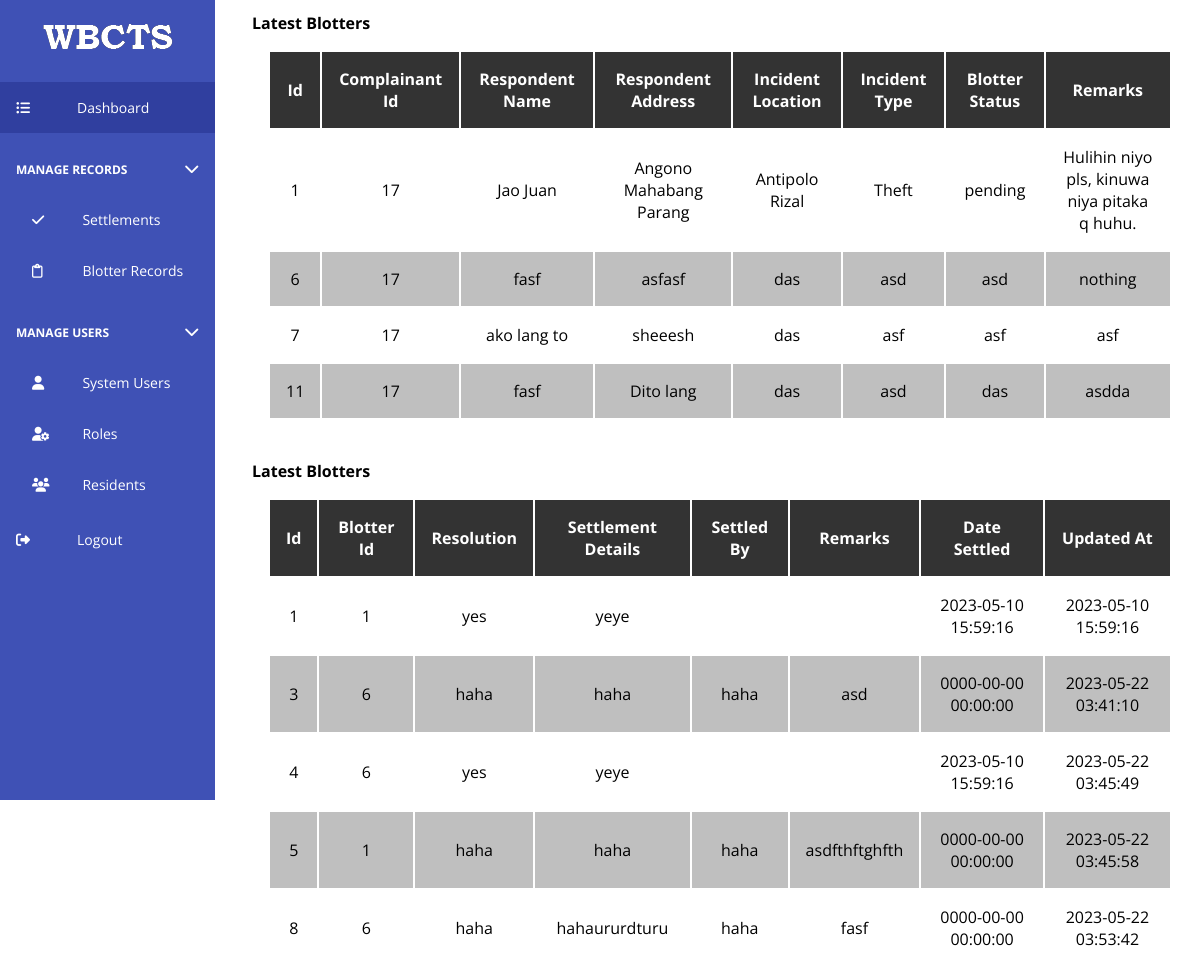
Screenshot of /admin/dashboard (signed in) with the database file from the repository.
### tables this page shows
CREATE TABLE `blotter_records` (
  `id` int(11) NOT NULL,
  `complainant_id` int(11) NOT NULL,
  `respondent_name` varchar(255) NOT NULL,
  `respondent_address` varchar(255) NOT NULL,
  `incident_location` varchar(255) NOT NULL,
  `incident_details` longtext NOT NULL,
  `incident_type` varchar(255) NOT NULL,
  `blotter_status` varchar(255) DEFAULT 'pending',
  `investigating_officer` varchar(255) DEFAULT NULL,
  `remarks` varchar(255) NOT NULL,
  `created_at` datetime NOT NULL DEFAULT current_timestamp(),
  `updated_at` datetime NOT NULL DEFAULT current_timestamp()
);

CREATE TABLE `settlements` (
  `id` int(11) NOT NULL,
  `blotter_id` int(11) NOT NULL,
  `resolution` varchar(255) NOT NULL,
  `settlement_details` longtext NOT NULL,
  `settled_by` varchar(255) NOT NULL,
  `remarks` varchar(255) NOT NULL,
  `date_settled` datetime NOT NULL DEFAULT current_timestamp(),
  `updated_at` datetime NOT NULL DEFAULT current_timestamp()
);

### admin/components/Table.php (the view, shortened to what this page needs)
<?php
class Table
{
    private $tbl, $header, $content, $id, $styles, $attributes, $columns,
        $hasActions, $tblName, $columnTypes, $columnAttributes, $updateAction, $addAction;
    public function __construct($tbl)
    {
        $this->tbl = $tbl;
        $this->columnTypes = [];
    }
    public function build_header()
    {
        $header = "";
        $keys = array_keys($this->tbl[0]);
        foreach ($keys as $index => $th) {
            $newTh = str_replace("_", " ", $th);
            $dataType = isset($this->columnTypes[$index]) ? $this->columnTypes[$index] : 'input';
            $attributes = isset($this->columnAttributes[$index]) ? $this->columnAttributes[$index] : '';
            $header .= "<th data-type='$dataType' col-name='$th' $attributes>$newTh</th>";
        }
    }
    public function build_rows()
    {
        $rows = "";
        foreach ($this->tbl as $key => $row) {
            $rows .= "<tr>";
            $id = 0;
            $count = 0;
            foreach ($row as $subKey => $subRow) {
                $attributes = isset($this->columnAttributes[$count]) ? $this->columnAttributes[$count] : '';
                $rows .= "<td $attributes>$subRow</td>";
                if ($subKey === "id") $id = $subRow;
                $count++;
            }
            $rows .= $this->hasActions && $_SESSION["role"] == 1 ? <<<ACTIONS
        <td class="row-action-buttons">
            <button class="action-button edit-button" target-table="{$this->getId()}">Edit</button>
            <button class="action-button" data-id="{$id}" target-table="{$this->getTblName()}" onclick="delete_row('{$id}','{$this->getTblName()}')">Delete</button>
            <button class="action-button view-button">View</button>
        </td>
        ACTIONS : ($this->hasActions && $_SESSION["role"] == 2 ? <<<ACTIONS
        <td class="row-action-buttons">
            <button class="action-button view-button">View</button>
        </td>
        ACTIONS : "");
            $rows .= "</tr>";
        }
    }
    function build_table()
    {
        $this->build_header();
        $this->build_rows();
        return <<<TBL
            <table class="tbl" {$this->get_formatted_id()} form-update-action={$this->updateAction} form-add-action="{$this->addAction}">
                <thead>
                    {$this->getHeader()}
                </thead>
                <tbody>
                    {$this->getContent()}
                </tbody>
            </table>
            TBL;
    }
    public function getHeader()
    {
        return $this->header;
    }
    public function setHeader($header)
    {
        $this->header = $header;
        return $this;
    }
    public function getContent()
    {
        return $this->content;
    }
    public function setContent($content)
    {
        $this->content = $content;
        return $this;
    }
    public function get_formatted_id()
    {
        $id = "id='{$this->id}'";
        return $id;
    }
    public function setHasActions($hasActions)
    {
        $this->hasActions = $hasActions;
        return $this;
    }
    public function setColumnAttributes($columnIndex, $columnAttributes)
    {
        $this->columnAttributes[$columnIndex] = $columnAttributes;
        return $this;
    }
}

### admin/assets/css/styles.css (style rules this page uses)
* { margin: 0; padding: 0; outline: none; box-sizing: border-box; font-family: 'Open Sans', sans-serif; }
body, html { height: 100%; }
body { display: grid; grid-template-columns: 1fr 4fr; }
.tbl { width: 100%; padding: 1rem; }
.tbl tr:nth-child(even), .tbl tr:hover { background-color: rgba(0, 0, 0, 0.25); }
.tbl th { background-color: #333; color: #fff; }
.tbl th { text-transform: capitalize; }
.tbl td, th { padding: 1rem; text-align: center; }

### rows the page displays
blotter_records: id "1", complainant "17", respondent_name "Jao Juan", respondent_address "Angono Mahabang Parang", incident_location "Antipolo Rizal", incident_type "Theft", blotter_status "pending", remarks "Hulihin niyo pls, kinuwa niya pitaka q huhu."
blotter_records: id "6", complainant "17", respondent_name "fasf", respondent_address "asfasf", incident_location "das", incident_type "asd", blotter_status "asd", remarks "nothing"
blotter_records: id "7", complainant "17", respondent_name "ako lang to", respondent_address "sheeesh", incident_location "das", incident_type "asf", blotter_status "asf", remarks "asf"
blotter_records: id "11", complainant "17", respondent_name "fasf", respondent_address "Dito lang", incident_location "das", incident_type "asd", blotter_status "das", remarks "asdda"
settlements: id "1", blotter "1", resolution "yes", settlement_details "yeye", date_settled "2023-05-10 15:59:16", updated_at "2023-05-10 15:59:16"
settlements: id "3", blotter "6", resolution "haha", settlement_details "haha", settled_by "haha", remarks "asd", date_settled "0000-00-00 00:00:00", updated_at "2023-05-22 03:41:10"
settlements: id "4", blotter "6", resolution "yes", settlement_details "yeye", date_settled "2023-05-10 15:59:16", updated_at "2023-05-22 03:45:49"
settlements: id "5", blotter "1", resolution "haha", settlement_details "haha", settled_by "haha", remarks "asdfthftghfth", date_settled "0000-00-00 00:00:00", updated_at "2023-05-22 03:45:58"
settlements: id "8", blotter "6", resolution "haha", settlement_details "hahaururdturu", settled_by "haha", remarks "fasf", date_settled "0000-00-00 00:00:00", updated_at "2023-05-22 03:53:42"

### other values shown
$newTh "Id"
$newTh "Complainant Id"
$newTh "Respondent Name"
$newTh "Respondent Address"
$newTh "Incident Location"
$newTh "Incident Type"
$newTh "Blotter Status"
$newTh "Remarks"
$newTh "Blotter Id"
$newTh "Resolution"
$newTh "Settlement Details"
$newTh "Settled By"
$newTh "Date Settled"
$newTh "Updated At"
